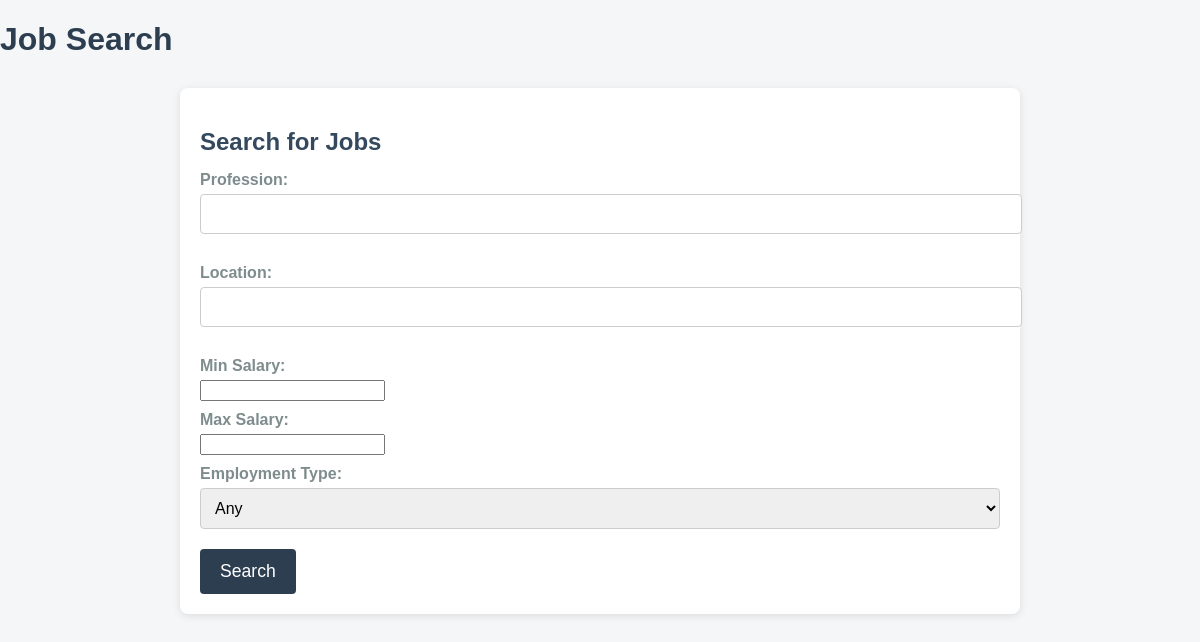
Page /accounts/job-search/ (signed in) on the earlier database version.
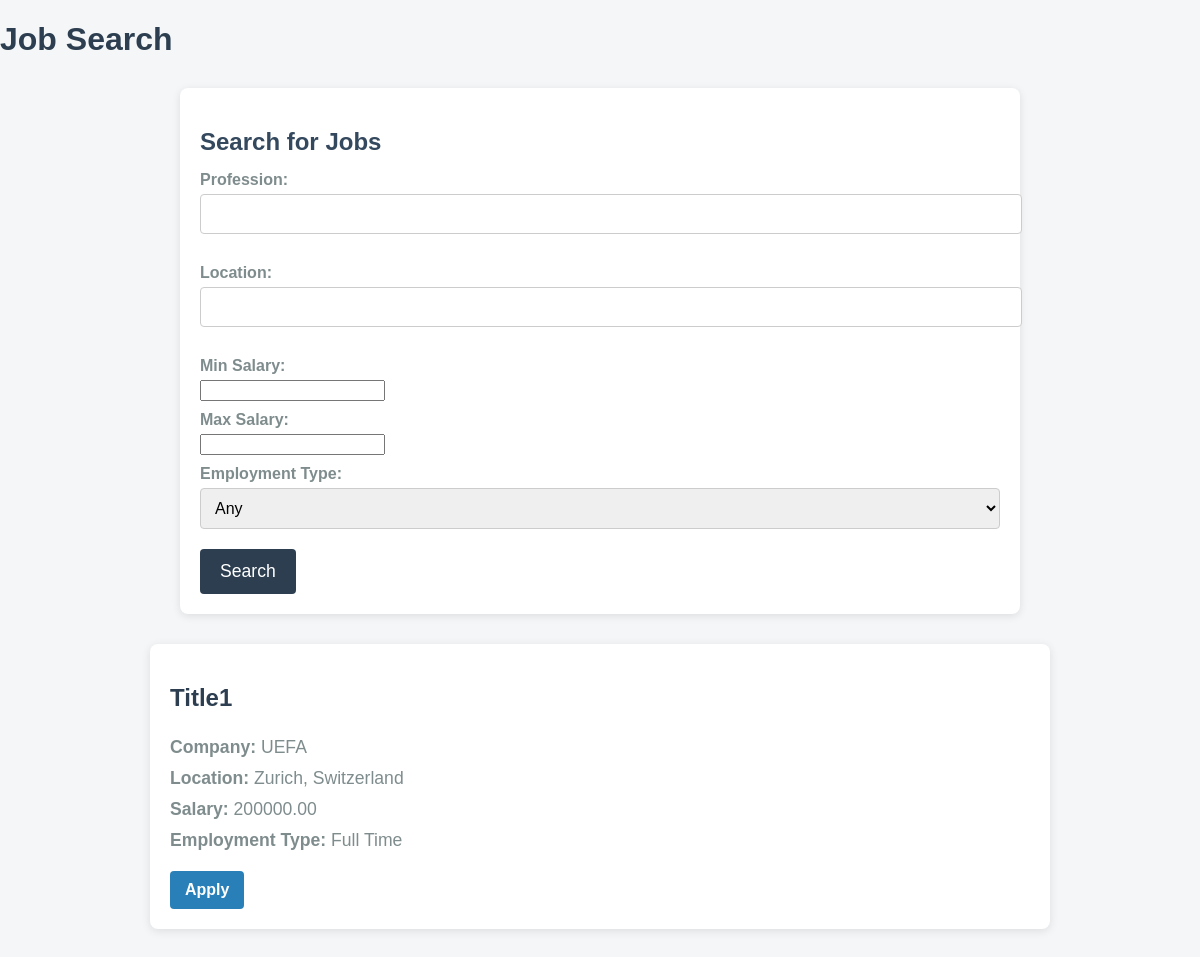
Same page on the later database version.
### users/models.py (models this page shows, shortened)
class JobPosting(models.Model):
    EMPLOYMENT_TYPE_CHOICES = [
        ('full_time', 'Full Time'),
        ('part_time', 'Part Time'),
        ('contract', 'Contract'),
        ('temporary', 'Temporary'),
        ('internship', 'Internship'),
    ]
    employer = models.ForeignKey(Employer, on_delete=models.CASCADE, related_name='job_postings', verbose_name='Employer')
    title = models.CharField(max_length=255, verbose_name='Job Title')
    description = models.TextField(verbose_name='Job Description')
    location = models.CharField(max_length=255, verbose_name='Job Location')
    salary = models.DecimalField(max_digits=10, decimal_places=2, null=True, blank=True, verbose_name='Salary')
    employment_type = models.CharField(max_length=50, choices=EMPLOYMENT_TYPE_CHOICES, verbose_name='Employment Type')
    created_at = models.DateTimeField(auto_now_add=True, verbose_name='Created At')
    updated_at = models.DateTimeField(auto_now=True, verbose_name='Updated At')

class Employer(models.Model):
    user = models.OneToOneField(User, on_delete=models.CASCADE, related_name='employer', verbose_name='User')
    company_name = models.CharField(max_length=100, verbose_name='Company Name')
    contact_email = models.EmailField(verbose_name='Contact Email')

### users/views.py (the view, shortened to what this page needs)
# urls.py: path('job-search/', job_search, name='job-search'),
@login_required
def job_search(request):
    form = JobSearchForm(request.GET or None)
    job_postings = JobPosting.objects.all()
    return render(request, 'job_search.html', {
        'form': form,
        'job_postings': job_postings,
    })

### users/form.py
class JobSearchForm(forms.Form):
    profession = forms.CharField(required=False, label='Profession')
    location = forms.CharField(required=False, label='Location')
    min_salary = forms.DecimalField(required=False, max_digits=10, decimal_places=2, label='Min Salary')
    max_salary = forms.DecimalField(required=False, max_digits=10, decimal_places=2, label='Max Salary')
    employment_type = forms.ChoiceField(
        choices=[('', 'Any')] + JobPosting.EMPLOYMENT_TYPE_CHOICES,  # Add a blank option for any type
        required=False,
        label='Employment Type'
    )

### users/templates/job_search.html (shortened to what this page needs)
<!DOCTYPE html>
<html lang="en">
<head>
</head>
<body>
    <h1>Job Search</h1>
    <form method="get" action="{% url 'job-search' %}">
        <h2>Search for Jobs</h2>
        <label for="profession">{{ form.profession.label }}:</label>
        {{ form.profession }}<br>
        <label for="location">{{ form.location.label }}:</label>
        {{ form.location }}<br>
        <label for="min_salary">{{ form.min_salary.label }}:</label>
        {{ form.min_salary }}<br>
        <label for="max_salary">{{ form.max_salary.label }}:</label>
        {{ form.max_salary }}<br>
        <label for="employment_type">{{ form.employment_type.label }}:</label>
        {{ form.employment_type }}<br>
        <button type="submit">Search</button>
    </form>
    <ul>
        {% for job in job_postings %}
            <li>
                <h2>{{ job.title }}</h2>
                <p><strong>Company:</strong> {{ job.employer.company_name }}</p>
                <p><strong>Location:</strong> {{ job.location }}</p>
                <p><strong>Salary:</strong> {{ job.salary }}</p>
                <p><strong>Employment Type:</strong> {{ job.get_employment_type_display }}</p>
                <a href="{% url 'apply-to-job' job.id %}">Apply</a>
            </li>
        {% endfor %}
    </ul>
</body>
</html>

### users/templates/job_search.html (style rules this page uses)
body { font-family: 'Arial', sans-serif; margin: 0; padding: 0; background-color: #f4f6f8; color: #333; }
h1, h2 { color: #2c3e50; font-weight: bold; }
form { background-color: #fff; padding: 20px; border-radius: 8px; box-shadow: 0 2px 8px rgba(0, 0, 0, 0.1); max-width: 800px; margin: 30px auto; }
form h2 { margin-bottom: 15px; font-size: 1.5em; color: #34495e; }
form label { font-weight: bold; display: block; margin: 10px 0 5px; color: #7f8c8d; }
form select, form input[type="text"] { width: 100%; padding: 10px; margin-bottom: 20px; border: 1px solid #ccc; border-radius: 4px; font-size: 1em; }
form button { background-color: #2c3e50; color: #fff; padding: 12px 20px; border: none; border-radius: 4px; cursor: pointer; font-size: 1.1em; transition: background-color 0.3s; }
ul { list-style: none; padding: 0; margin: 30px auto; max-width: 900px; }
ul li { background-color: #fff; padding: 20px; margin: 10px 0; border-radius: 8px; box-shadow: 0 2px 10px rgba(0, 0, 0, 0.1); display: flex; flex-direction: column; justify-content: space-between; }
ul li h2 { font-size: 1.5em; color: #2c3e50; }
ul li p { font-size: 1.1em; color: #7f8c8d; margin: 5px 0; }
ul li a { background-color: #2980b9; color: #fff; padding: 10px 15px; border-radius: 4px; text-decoration: none; font-weight: bold; align-self: flex-start; margin-top: 15px; transition: background-color 0.3s; }

Differences in the rows shown:
added JobPosting: title "Title1", employer.company_name "UEFA", location "Zurich, Switzerland", salary "200000.00", employment_type "Full Time"
